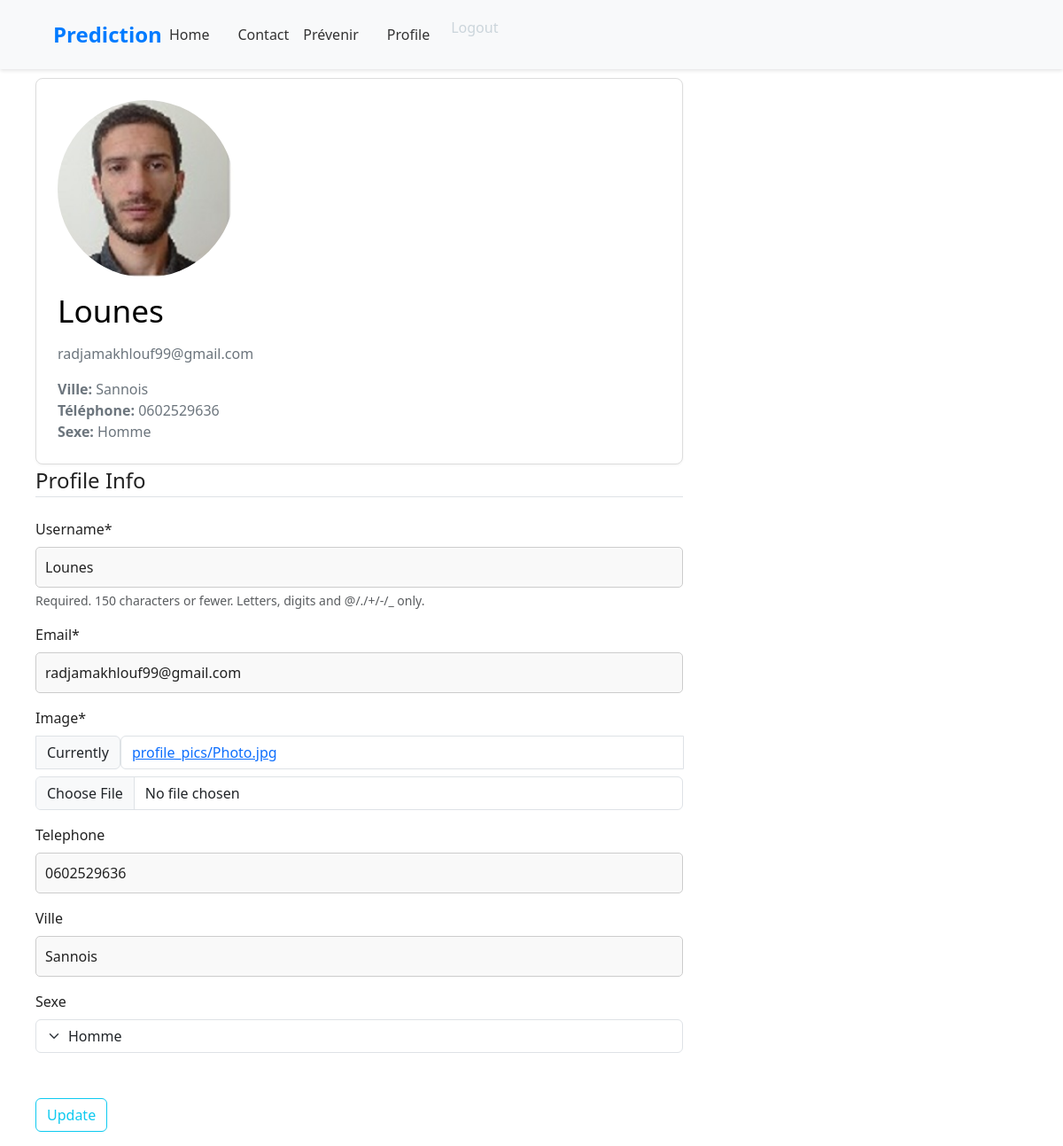
/profile/ (signed in), run on the app's committed database.
### Users/models.py (models this page shows, shortened)
class Profile(models.Model):
    SEXE_CHOICES = [
        ('H', 'Homme'),
        ('F', 'Femme'),
        ('A', 'Autre'),
    ]
    user = models.OneToOneField(User, on_delete=models.CASCADE)
    image = models.ImageField(default='default.jpg', upload_to='profile_pics')
    ville = models.CharField(max_length=100, blank=True, null=True)
    telephone = models.CharField(max_length=20, blank=True, null=True)
    sexe = models.CharField(max_length=1, choices=SEXE_CHOICES, blank=True, null=True)

### Users/views.py (the view)
# urls.py: path('profile/', Users_views.profile, name='profile'),
@login_required
def profile(request):
    if request.method == 'POST':
        u_form = UserUpdateForm(request.POST, instance=request.user)
        p_form = ProfileUpdateForm(request.POST, request.FILES, instance=request.user.profile)
        if u_form.is_valid() and p_form.is_valid():
            u_form.save()
            p_form.save()
            messages.success(request,f'Your account has been update!')
            return redirect('profile')
    else:
        u_form = UserUpdateForm(instance=request.user)
        p_form = ProfileUpdateForm(instance=request.user.profile)
    context = {
        'u_form': u_form,
        'p_form': p_form,
    }
    return render(request, 'Users/profile.html', context)

### Users/forms.py
class UserUpdateForm(forms.ModelForm):
      email= forms.EmailField()
      class Meta:
          model=User
          fields=['username','email']

class ProfileUpdateForm(forms.ModelForm):
      class Meta:
          model=Profile
          fields=['image','telephone','ville','sexe']

### Users/templates/Users/profile.html (shortened to what this page needs)
{% extends "Pred_app/Base.html" %}
{% load crispy_forms_tags %}
{% block content %}
<div class="container mt-4">
  <div class="card p-4">
    <div class="media">
      <img class="rounded-circle account-img mr-3" src="{{ user.profile.image.url }}" width="180" height="180" alt="Profile picture">
      <div class="media-body">
        <h2 class="account-heading">{{ user.username }}</h2>
        <p class="text-secondary">{{ user.email }}</p>
        <p class="text-secondary mb-0"><strong>Ville:</strong> {{ user.profile.ville }}</p>
        <p class="text-secondary mb-0"><strong>Téléphone:</strong> {{ user.profile.telephone }}</p>
        <p class="text-secondary mb-0"><strong>Sexe:</strong> {{ user.profile.get_sexe_display }}</p>
      </div>
    </div>
  </div>
   <form method="POST" enctype="multipart/form-data">
      <fieldset class="form-group">
        <legend class="border-bottom mb-4">Profile Info</legend>
        {{ u_form|crispy }}
        {{ p_form|crispy }}
      </fieldset>
      <div class="form-group mt-3">
        <button type="submit" class="btn btn-outline-info">Update</button>
      </div>
    </form>
</div>
{% endblock content %}

### Pred_app/templates/Pred_app/Base.html (shortened to what this page needs)
{%load static%}
<html lang="fr">
<head>
    <link rel="stylesheet" href="https://cdn.jsdelivr.net/npm/bootstrap@5.3.7/dist/css/bootstrap.rtl.min.css">
    <link rel="stylesheet" type="text/css" href="{%static 'Pred/main.css'%}">
    <link rel="stylesheet" href="https://cdnjs.cloudflare.com/ajax/libs/font-awesome/6.4.0/css/all.min.css">
</head>
<body>
<header class="site-header">
  <nav class="navbar navbar-expand-md navbar-dark bg-steel fixed-top">
    <div class="container">
      <a class="navbar-brand mr-4" href="{%url 'Home'%}">Prediction</a>
      <div class="collapse navbar-collapse" id="navbarToggle">
        <div class="navbar-nav mr-auto">
          <a class="nav-item nav-link" href="{%url 'Home'%}">Home</a>
          <a class="nav-item nav-link" href="{%url 'Contact'%}">Contact</a>
        </div>
        <div class="navbar-nav">
          {% if user.is_authenticated %}
           <a class="nav-item nav-link" href="{% url 'upload' %}">Prévenir</a>
           <a class="nav-item nav-link" href="{% url 'profile' %}">Profile</a>
           <form method="POST" action="{% url 'logout' %}" class="inline">
              <button type="submit" class="nav-item nav-link p-0 m-0"style="color: #cbd5db; text-decoration: none;">Logout
              </button>
           </form>
          {% else %}
           <a class="nav-item nav-link" href="{% url 'login' %}">Login</a>
          {% endif %}
        </div>
      </div>
    </div>
  </nav>
</header>
 <main role="main" class="container">
  <div class="row">
    <div class="col-md-8">
      {% block content %}{% endblock %}
</main>
</body>
</html>

### Pred_app/static/Pred/main.css (style rules this page uses)
* { margin: 0; padding: 0; box-sizing: border-box; }
body { font-family: 'Segoe UI', Tahoma, Geneva, Verdana, sans-serif; background-color: #ffffff; color: #222222; padding: 4rem 1rem 1rem; }
h1, h2, h3, h4, h5, h6 { color: #111111; margin-bottom: 1rem; }
.navbar { position: fixed; top: 0; left: 0; width: 100%; background-color: #f8f9fa; padding: 1rem 2rem; display: flex; align-items: center; justify-content: space-between; z-index: 1000; box-shadow: 0 2px 4px rgba(0,0,0,0.1); }
.navbar-brand { color: #007bff; font-size: 1.5rem; font-weight: bold; text-decoration: none; }
.navbar-nav { list-style: none; display: flex; gap: 1rem; }
.navbar-nav .nav-link { color: #333; text-decoration: none; font-weight: 500; transition: color 0.2s ease-in-out; }
.container { max-width: 1200px; margin: auto; }
form { display: flex; flex-direction: column; gap: 1.2rem; }
input[type="text"], input[type="email"], textarea { background-color: #f9f9f9; border: 1px solid #ccc; border-radius: 5px; padding: 10px; color: #222; font-size: 1rem; }
input::placeholder, textarea::placeholder { color: #888; }
button, input[type="submit"] { background-color: #007bff; color: #fff; border: none; padding: 10px 20px; border-radius: 5px; font-weight: bold; cursor: pointer; transition: background-color 0.3s ease-in-out; }
.card { background-color: #ffffff; border: 1px solid #ddd; border-radius: 8px; padding: 1rem; color: #222; box-shadow: 0 1px 3px rgba(0,0,0,0.05); }
.account-img { width: 200px; height: 200px; border-radius: 5px; margin-bottom: 1rem; }
.account-heading { font-size: 2.2rem; color: #000; }

### data on the page
Profile: telephone "0602529636", ville "Sannois", sexe "Homme"

### other printed values
{{ user.username }} "Lounes"
{{ user.email }} "radjamakhlouf99@gmail.com"
{{ user.profile.ville }} "Sannois"
{{ user.profile.telephone }} "0602529636"
{{ user.profile.get_sexe_display }} "Homme"
